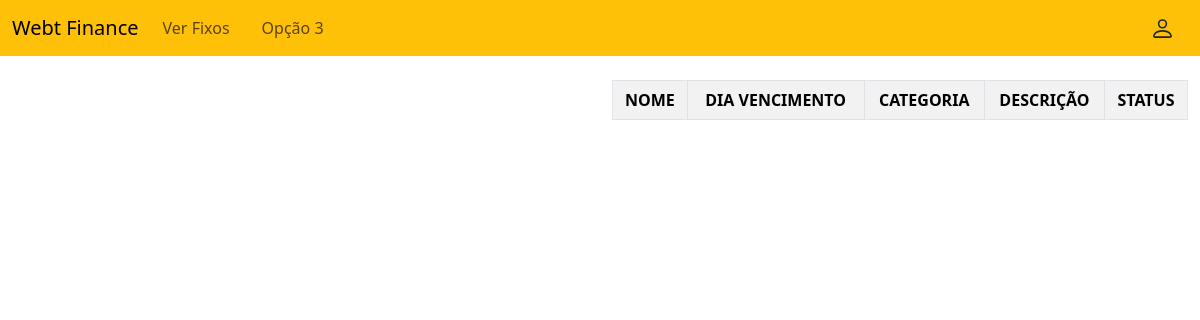
Page /calendarioPagamentos.php (signed in) on the earlier database version.
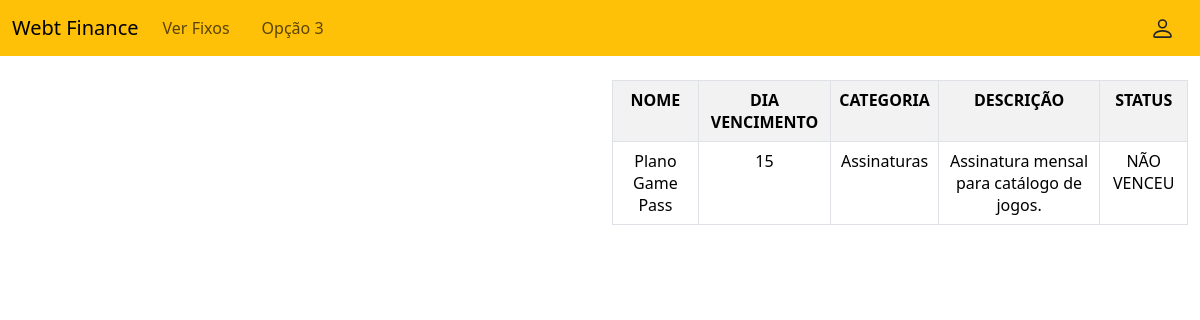
Same page on the later database version.
### tables this page shows
CREATE TABLE TransacaoRecorrente(
    id INT PRIMARY KEY AUTO_INCREMENT NOT NULL,
    nome VARCHAR(100) NOT NULL,
    descricao VARCHAR(500),
    diaVencimento INT,
    ativo TINYINT(1) DEFAULT 1,
    valor DECIMAL(65, 2),
    tipo VARCHAR(10),
    categoria_id INT NOT NULL,
    usuario_id INT NOT NULL,
    CONSTRAINT fk_CategoriaTransacaoRecorrente FOREIGN KEY (categoria_id) REFERENCES Categoria(id),
    CONSTRAINT fk_UsuarioTransacaoRecorrente FOREIGN KEY (usuario_id) REFERENCES Usuario(id)
);

CREATE TABLE Categoria(
    id INT PRIMARY KEY AUTO_INCREMENT NOT NULL,
    nome VARCHAR(100) NOT NULL,
    ativo TINYINT(1) DEFAULT 1
);

### calendarioPagamentos.php (the view, shortened to what this page needs)
<?php
$mysql = new mysqli(
    "localhost",
    "root",
    "",
    "pi_iii",
    3306
);
$usuario = $_SESSION['usuario'];
$rs = $mysql->query("SELECT tr.nome as nome, tr.diaVencimento as vencimento, c.nome as categoria, tr.descricao as descricao,
IF (tr.diaVencimento < DAY(CURRENT_DATE()), 'VENCEU', IF (tr.diaVencimento > DAY(CURRENT_DATE()), 'NÃO VENCEU', 'VENCE HOJE')) as status
FROM transacaorecorrente tr JOIN categoria c on tr.categoria_id = c.id JOIN usuario u ON tr.usuario_id = u.id
WHERE tr.tipo = 'Gasto' AND u.id = '$usuario'");
?>
<html>
<head>
    <link rel="stylesheet" href="https://cdnjs.cloudflare.com/ajax/libs/twitter-bootstrap/5.3.8/css/bootstrap.min.css" />
</head>
<body>
    <nav class="navbar navbar-expand-lg bg-warning">
        <div class="container-fluid">
            <a class="navbar-brand" href="inicialUsuario.php"> Webt Finance</a>
            <div class="d-flex order-lg-last">
                <a href="usuario.php" class="btn d-flex align-items-center">
                </a>
            </div>
            <div class="collapse navbar-collapse" id="navbarNav">
                <ul class="navbar-nav">
                    <li class="nav-item">
                        <a class="nav-link" href="gastosFixos.php">Ver Fixos</a>
                    </li>
                    <li class="nav-item">
                        <a class="nav-link" href=""></a>
                    </li>
                    <li class="nav-item">
                        <a class="nav-link" href="#">Opção 3</a>
                    </li>
                </ul>
            </div>
        </div>
    </nav>
    <div class="container-fluid">
        <div class="row">
            <div class="col-sm-6">
            </div>
            <div class="col-sm-6" >
            <table class="table table-striped table-bordered text-center mt-4">
                <tr>
                    <th>NOME</th>
                    <th>DIA VENCIMENTO</th>
                    <th>CATEGORIA</th>
                    <th>DESCRIÇÃO</th>
                    <th>STATUS</th>
                </tr>
                <?php foreach($rs as $ln) : ?>
                <tr>
                    <td><?= $ln['nome'] ?></td>
                    <td><?= $ln['vencimento'] ?></td>
                    <td><?= $ln['categoria'] ?></td>
                    <td><?= $ln['descricao'] ?></td>
                    <td><?= $ln['status'] ?></td>
                </tr>
                <?php endforeach ?>
            </table>
            </div>
        </div>
    </div>
</body>
</html>

Differences in the rows shown:
added transacaorecorrente: nome "Plano Game Pass", diaVencimento "15", categoria.nome "Assinaturas", descricao "Assinatura mensal para catálogo de jogos.", status "NÃO VENCEU"
